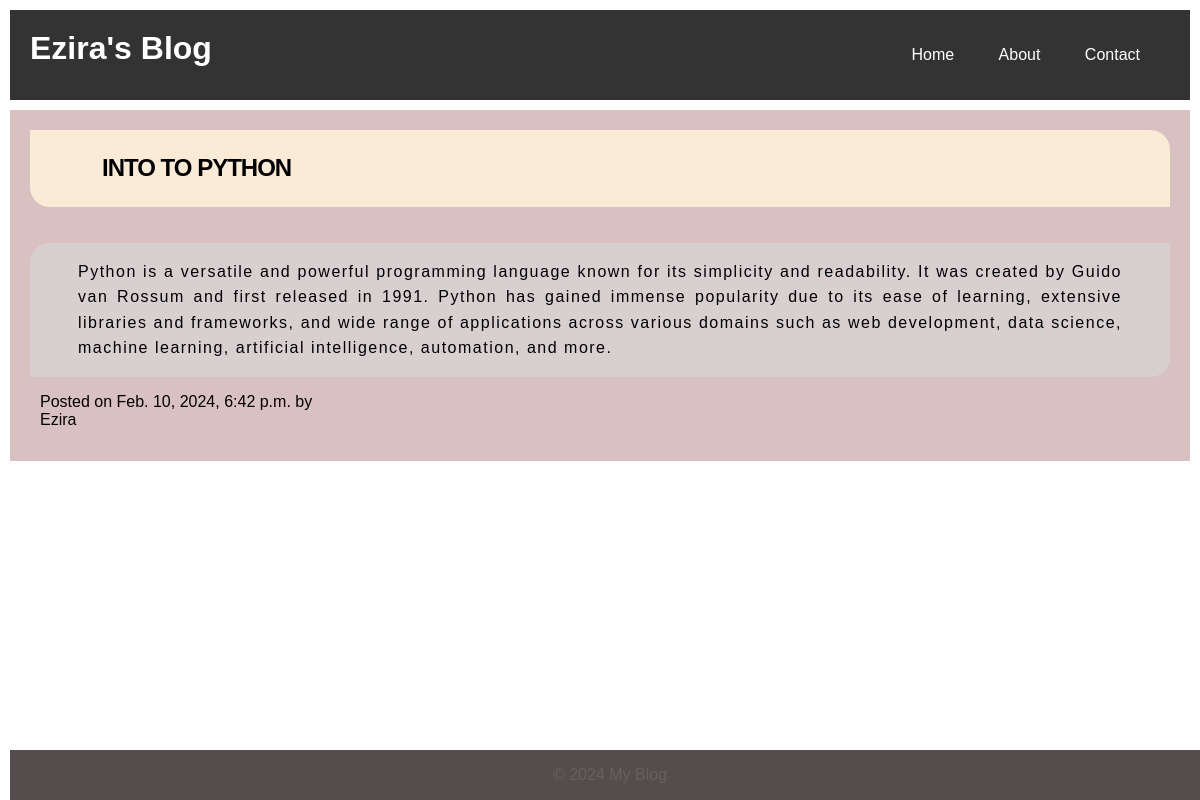
Screenshot of /post/2 with the database file from the repository.
### posts/models.py (models this page shows)
class Post(models.Model):
    title = models.CharField(max_length=1000)
    body = models.CharField(max_length=1000000)
    created_at = models.DateTimeField(default=datetime.now, blank=True)

### posts/views.py (the view)
# urls.py: path('post/<int:pk>', views.post, name='post'),
def post(request, pk):
    post = Post.objects.get(id=pk)
    return render(request, 'post.html', {'post': post})

### templates/post.html (shortened to what this page needs)
{% load static%}
<!DOCTYPE html>
<html lang="en">
<head>
    <link rel="stylesheet" href="{% static 'styles.css' %}">
</head>
<body>
    <header>
        <h1>Ezira's Blog</h1>
        <nav>
            <ul>
                <li><a href="{% url 'index' %}">Home</a></li>
                <li><a href="{% url 'about' %}">About</a></li>
                <li><a href="{% url 'contact' %}">Contact</a></li>
            </ul>
        </nav>
    </header>
    <div>
        <article class="content">
            <h2 class="post-title"> {{post.title}}</h2>
            <p class="post-body">
                {{post.body}}
                <p class="post-created-date"> Posted on <time datetime="2024-02-10"> {{post.created_at}}</time> by Ezira</p>
            </p>
        </article>
    <footer>
        <p>&copy; 2024 My Blog</p>
    </footer>
</body>
</html>

### static/styles.css (style rules this page uses)
body { font-family: Arial, sans-serif; margin: 0; padding: 10px; }
header { background-color: #333; color: #fff; padding: 20px; text-align: center; display: flex; flex-direction: row; justify-content: space-between; }
header h1 { margin: 0; }
nav ul { list-style: none; padding: 0; position: relative; ; }
nav ul li { display: inline; margin-right: 20px; }
nav ul li a { color: #fff; text-decoration: none; padding: 10px; }
article { background-color: #dac1c1; padding: 20px 20px 0 20px; position: relative; display: flex; flex-direction: column; margin-top: 10px; }
article h2 { margin-top: 0; }
.post-title { padding: 3vh 6vw; background-color: antiquewhite; text-transform: uppercase; letter-spacing: -1px; font-size: 1.5rem; line-height: 1.2; border-radius: 0 20px; }
a { text-decoration: none; color: rgb(51, 44, 44); }
.post-created-date { width: 25vw; font-family: Verdana, Geneva, Tahoma, sans-serif; margin: 0; padding-left: 10px; }
.post-body { background-color: #d8d0d0; padding: 2vh 4vw; text-align: justify; line-height: 1.6; letter-spacing: 1.5px; border-radius: 20px 0; }
footer { background-color: #554d4d; color: #686060; text-align: center; position: fixed; bottom: 0; width: 100%; }

### rows the page displays
Post: title "INTO TO PYTHON", body "Python is a versatile and powerful programming language known for its simplicity and readability. It was created by Guido van Rossum and first released in 1991. Python has gained immense popularity due to its ease of learning, extensive libraries and frameworks, and wide range of applications across various domains such as web development, data science, machine learning, artificial intelligence, automation, and more.", created_at "Feb. 10, 2024, 6:42 p.m."
